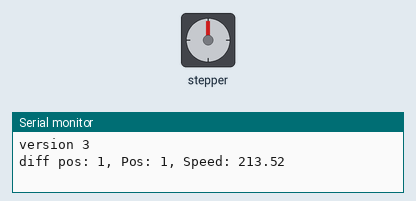
Simulated run of this program. Board: Arduino Uno, built with avr-gcc and run on an emulated ATmega328P. Shown: stepper motor, the last lines printed to the serial monitor. Stepper angles assume 200 steps per turn.

Above: at 0.15 s.
At 9.76 s:
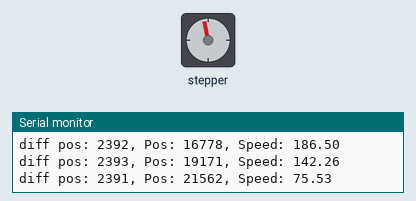
At 19.67 s:
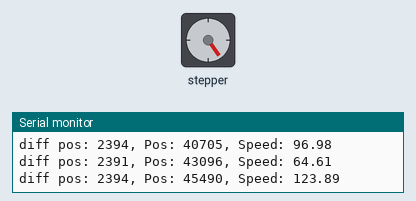
At 39.79 s:
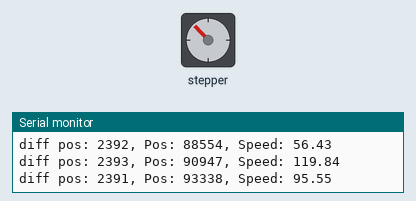
Timing chart, 0 to 40.0 s (numbered marks = the images above):
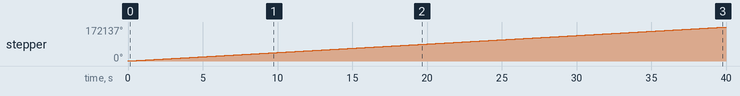

Measured:
- by itself, stepper: keeps turning clockwise at about 4304°/s

The program:

main.cpp
```cpp
#include <Arduino.h>
// Bounce.pde
// -*- mode: C++ -*-
//
// Make a single stepper bounce from one limit to another
//
// Copyright (C) 2012 Mike McCauley
// $Id: Random.pde,v 1.1 2011/01/05 01:51:01 mikem Exp mikem $

#include <AccelStepper.h>

// Define a stepper and the pins it will use
AccelStepper stepper(AccelStepper::DRIVER, 8, 9);

int speed;

void setup()
{
  Serial.begin(115200);
  Serial.println("version 3");

  // Change these to suit your stepper if you want
  // stepper.setMaxSpeed(20000);
  // stepper.setAcceleration(20000);
  // stepper.moveTo(2000);

  speed = 15 * 1000;

  stepper.setMaxSpeed(speed);
  stepper.setAcceleration(speed);
  stepper.setSpeed(speed);
  stepper.moveTo(speed);
}

void loop()
{
  // If at the end of travel go to the other end
  if (stepper.distanceToGo() == 0)
  {
    stepper.moveTo(-stepper.currentPosition());
  }

  static unsigned long timerNextPrint = 0;
  if (timerNextPrint < millis())
  {
    timerNextPrint = millis() + 1000 * 1;

    static unsigned long lastPos = 0;
    unsigned long currentPos = abs(stepper.currentPosition());
    Serial.print("diff pos: ");
    Serial.print(abs(currentPos - lastPos));
    Serial.print(", Pos: ");
    Serial.print(currentPos);
    Serial.print(", Speed: ");
    Serial.println(stepper.speed());

    lastPos = currentPos;
  }

  // stepper.runSpeed();
  stepper.setSpeed(speed);
  stepper.run();
}
```
